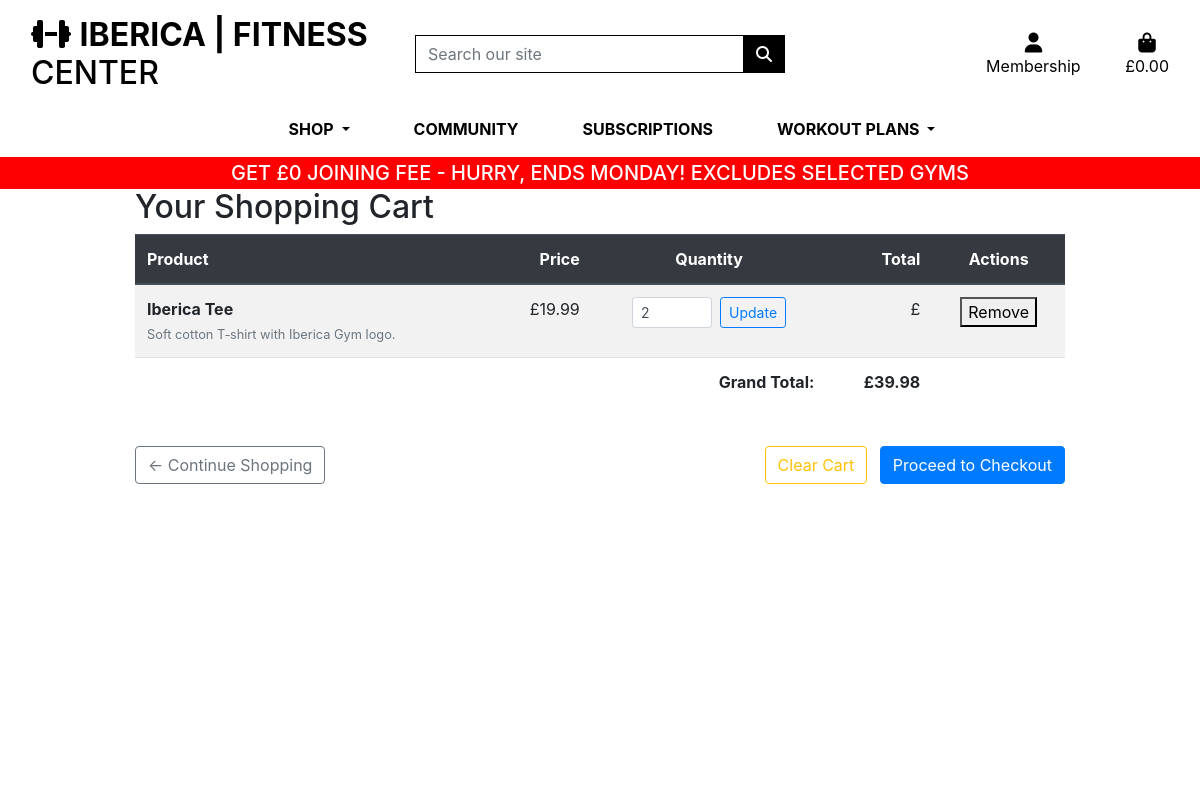
Screenshot of /shop/cart/ (signed in) with the database file from the repository.
### catalog/models.py (models this page shows, shortened)
class CartItem(models.Model):
    user = models.ForeignKey(settings.AUTH_USER_MODEL, on_delete=models.CASCADE)
    product = models.ForeignKey(Product, on_delete=models.CASCADE)
    quantity = models.PositiveIntegerField(default=1)
    added_at = models.DateTimeField(auto_now_add=True)
    class Meta:
        unique_together = ('user', 'product')

class Product(models.Model):
    category = models.ForeignKey('Category', null=True, blank=True, on_delete=models.SET_NULL)
    slug = models.SlugField(unique=True, blank=True)
    name = models.CharField(max_length=200)
    description = models.TextField(blank=True)
    price = models.DecimalField(max_digits=6, decimal_places=2)
    rating = models.DecimalField(max_digits=6, decimal_places=2, null=True, blank=True)
    image_url = models.URLField(max_length=1024, null=True, blank=True)
    image = models.ImageField(upload_to='products/', null=True, blank=True)
    is_digital = models.BooleanField(default=False)
    active = models.BooleanField(default=True)
    class Meta:
        ordering = ['name']

### catalog/views.py (the view, shortened to what this page needs)
# urls.py: path('cart/', views.cart_view, name='cart_view'),
def cart_view(request):
    if request.user.is_authenticated:
        cart_items = CartItem.objects.filter(user=request.user)
        total_price = sum(item.product.price * item.quantity for item in cart_items)
        context_cart_items = cart_items  # list of CartItem instances
    return render(request, 'catalog/cart.html', {
        'cart_items': context_cart_items,
        'total_price': total_price,
        'cart_count': len(context_cart_items),
        'user_is_authenticated': request.user.is_authenticated,
    })

### catalog/context_processors.py (called while the page is built, shortened)
def cart(request):
    session_cart = request.session.get("cart", {})
    if not isinstance(session_cart, dict):
        session_cart = {}
    count = Decimal("0")
    total = Decimal("0.00")
    cart_items = {}
    return {
        "cart_count": int(count),
        "cart_total": total.quantize(Decimal("0.01"), rounding=ROUND_HALF_UP),
        "cart_items": cart_items,
    }

### catalog/templates/catalog/cart.html (shortened to what this page needs)
{% extends "base.html" %}
{% load static %}
{% block page_header %}
  <div class="container header-container">
  </div>
{% endblock %}
{% block content %}
<div class="overlay"></div>
<div class="container mt-4">
    <h2>Your Shopping Cart</h2>
    {% if cart_items %}
    <div class="table-responsive">
        <table class="table table-striped">
            <thead class="thead-dark">
                <tr>
                    <th>Product</th>
                    <th class="text-right">Price</th>
                    <th class="text-center">Quantity</th>
                    <th class="text-right">Total</th>
                    <th class="text-center">Actions</th>
                </tr>
            </thead>
            <tbody>
                {% for item in cart_items %}
                <tr>
                    <td>
                        <strong>{{ item.product.name }}</strong>
                        {% if item.product.description %}
                        <br><small class="text-muted">{{ item.product.description|truncatewords:10 }}</small>
                        {% endif %}
                    </td>
                    <td class="text-right">£{{ item.product.price|floatformat:2 }}</td>
                    <td class="text-center">
                        <form action="{% url 'update_cart' item.product.id %}" method="post" class="form-inline justify-content-center">
                            <input type="number" name="quantity" value="{{ item.quantity }}" min="1"
                                   class="form-control form-control-sm" style="width: 80px;">
                            <button type="submit" class="btn btn-sm btn-outline-primary ml-2">Update</button>
                        </form>
                    </td>
                    <td class="text-right">£{{ item.total|floatformat:2 }}</td>
                    <td class="text-center">
                        <form method="post" action="{% if user_is_authenticated %}
                        {% url 'remove_from_cart' item.product.id %}
                        {% else %}
                        {% url 'remove_from_cart' item.product.id %}{% endif %}">
                          <button type="submit">Remove</button>
                        </form>
                    </td>
                </tr>
                {% endfor %}
            </tbody>
            <tfoot>
                <tr>
                    <td colspan="3" class="text-right"><strong>Grand Total:</strong></td>
                    <td class="text-right"><strong>£{{ total_price|floatformat:2 }}</strong></td>
                    <td></td>
                </tr>
            </tfoot>
        </table>
    </div>
    <div class="row mt-4">
        <div class="col-md-6">
            <a href="{% url 'products' %}" class="btn btn-outline-secondary">
                ← Continue Shopping
            </a>
        </div>
        <div class="col-md-6 text-right">
            <form action="{% url 'clear_cart' %}" method="post" style="display: inline;">
                <button type="submit" class="btn btn-outline-warning">Clear Cart</button>
            </form>
            <a href="{% url 'checkout' %}" class="btn btn-primary ml-2">Proceed to Checkout</a>
        </div>
    </div>
    {% else %}
    <div class="alert alert-info">
        <h4>Your cart is empty</h4>
        <p>Start shopping to add items to your cart!</p>
        <a href="{% url 'products' %}" class="btn btn-primary">Browse Products</a>
    </div>
    {% endif %}
</div>
{% endblock %}

### static/css/base.css (style rules this page uses)
html { height: 100%; }
body { background: url('/media/gym1.jpg') no-repeat center center fixed; background-size: cover; height: calc(100vh - 164px); color: #555 font-family: 'Lato'; }
.overlay { height: 100%; width: 100%; top: 0; left: 0; position: fixed; background: white; z-index: -1; }
@media (min-width: 1200px) { .container { max-width: 80%; } }
@media (min-width: 992px) { .header-container { padding-top: 164px; } }

### rows the page displays
CartItem: product.name "Iberica Tee", product.description "Soft cotton T‑shirt with Iberica Gym logo.", product.price "19.99", quantity "2"

### other values shown
{{ total_price|floatformat:2 }} "39.98"
